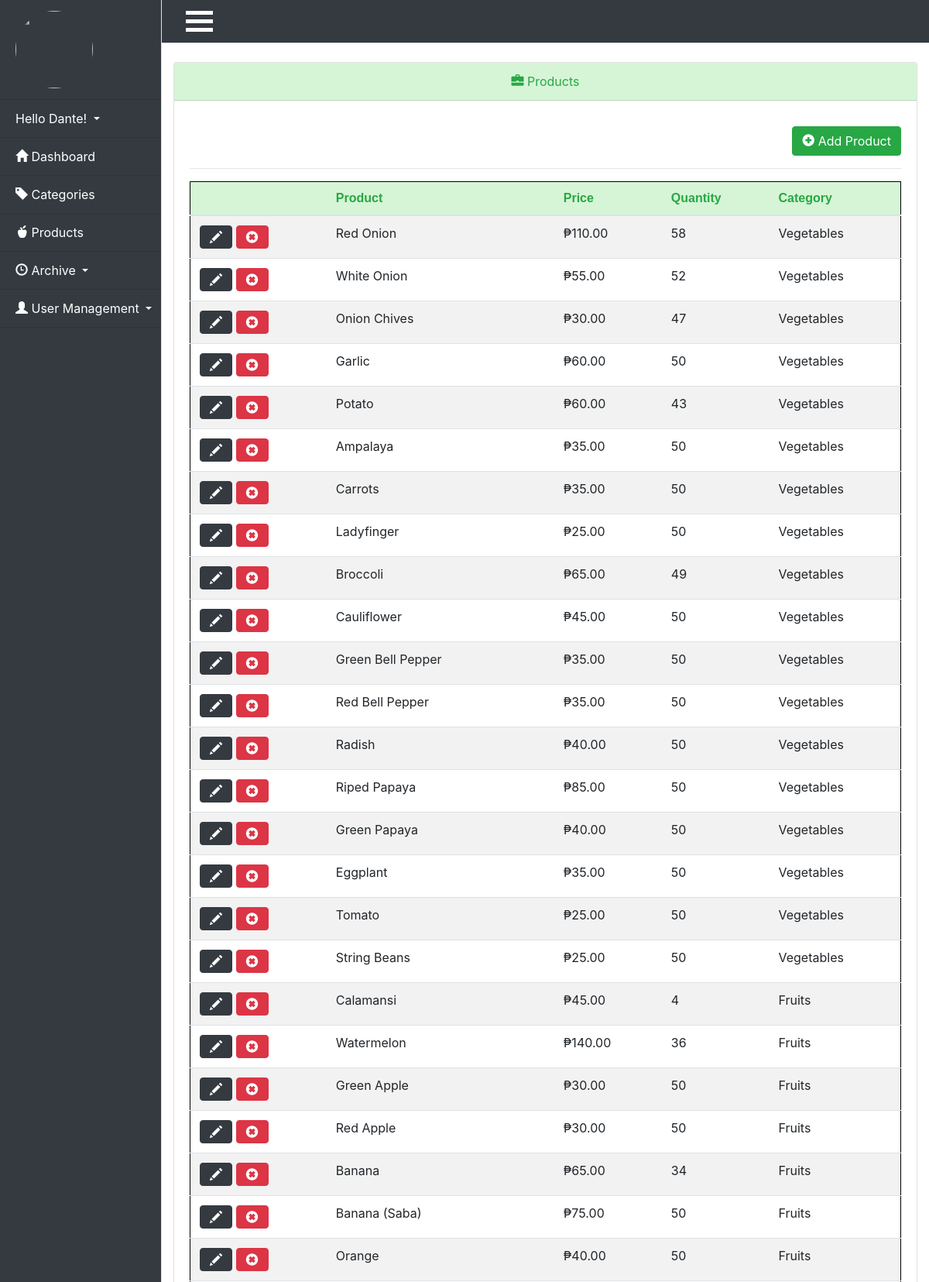
Page /Thesis/admin/products.php (signed in, upper part) on the committed database.
### tables this page shows
CREATE TABLE `products` (
  `Product_id` int(255) NOT NULL,
  `Product_name` varchar(255) NOT NULL,
  `Product_price` decimal(20,2) NOT NULL,
  `Product_origprice` decimal(20,2) NOT NULL,
  `Product_quantity` int(11) NOT NULL,
  `Product_category` int(11) NOT NULL,
  `Product_image` varchar(255) NOT NULL,
  `Product_description` text NOT NULL,
  `Product_tags` text NOT NULL,
  `Deleted` tinyint(4) NOT NULL DEFAULT '0'
);

CREATE TABLE `categories` (
  `Category_id` int(255) NOT NULL,
  `Category_name` varchar(255) NOT NULL
);

### Thesis/helpers/helpers.php (called while the page is built, shortened)
<?php
function prices($number){
  return '₱'.number_format($number,2);
}

### Thesis/admin/products.php (the view, shortened to what this page needs)
<?php
require_once $_SERVER['DOCUMENT_ROOT'].'/Thesis/system/initialize.php';
include 'includes/header.php';
include 'includes/sidebar.php';
$dbpath = '';
  $quantityx = 0;
if (isset($_GET['add']) || isset($_GET['edit'])){
  $catquery = $db->query("SELECT * FROM categories ORDER BY Category_name");
  $namex = ((isset($_POST['name']) && !empty($_POST['name']))?linis($_POST['name']):'');
  $category = ((isset($_POST['category']) && !empty($_POST['category']))?linis($_POST['category']):'');
  $oprice = ((isset($_POST['oprice']) && !empty($_POST['oprice']))?linis($_POST['oprice']):'');
  $price = ((isset($_POST['price']) && !empty($_POST['price']))?linis($_POST['price']):'');
  $description = ((isset($_POST['description']) && !empty($_POST['description']))?linis($_POST['description']):'');
  $quantity = ((isset($_POST['quantity']) && !empty($_POST['quantity']))?linis($_POST['quantity']):'');
  $tags = ((isset($_POST['tags']) && !empty($_POST['tags']))?linis($_POST['tags']):'');
  $saved_image = '';
  if(isset($_GET['edit'])){
    $edit_id = (int)$_GET['edit'];
    $productresults = $db->query("SELECT * FROM products WHERE Product_id='$edit_id'");
    $product = mysqli_fetch_assoc($productresults);
    if(isset($_GET['delete_image'])){
      $image_url = $_SERVER['DOCUMENT_ROOT'].$product['Product_image'];
      echo $image_url;
      unlink($image_url);
      $db->query("UPDATE products SET Product_image = '' WHERE Product_id = '$edit_id' ");
      header('Location: products.php?edit='.$edit_id);
    }
    $namex = ((isset($_POST['name']) && !empty($_POST['name']))?linis($_POST['name']):$product['Product_name']);
    $category = ((isset($_POST['category']) && !empty($_POST['category']))?linis($_POST['category']):$product['Product_category']);
    $oprice = ((isset($_POST['oprice']) && !empty($_POST['oprice']))?linis($_POST['oprice']):$product['Product_origprice']);
    $price = ((isset($_POST['price']) && !empty($_POST['price']))?linis($_POST['price']):$product['Product_price']);
    $description = ((isset($_POST['description']) && !empty($_POST['description']))?linis($_POST['description']):$product['Product_description']);
    $quantity = ((isset($_POST['quantity']) && !empty($_POST['quantity']))?linis($_POST['quantity']):'');
      $tags = ((isset($_POST['tags']) && !empty($_POST['tags']))?linis($_POST['tags']):$product['Product_tags']);
    $saved_image = (($product['Product_image'] != '')?$product['Product_image']:'');
    $dbpath = $saved_image;
  }
?>
<br>
<div class="container">
  <div class="row">
<div class="col-md-2">
</div>
<div class="col-md-8">
        <div class="card">
          <div class="card-header text-center text-success"><i class="glyphicon glyphicon-briefcase"></i> <?= ((isset($_GET['edit']))?'Edit Product <span class="text-danger"> ('.$product['Product_quantity'].' in stock)</span> ':'Add a new Product');?> </div>
<div class="card-body">
  <?php
  if (isset($_POST['submit'])){
    $category =linis($_POST['category']);
    $price = linis($_POST['price']);
    $oprice = linis($_POST['oprice']);
    $description = linis($_POST['description']);
    $quantity = linis($_POST['quantity']);
    $tags = linis($_POST['tags']);
    $errors = array();
    $required = array('name', 'category', 'oprice', 'price', 'quantity', 'description', 'tags');
    foreach ($required as $field) {
      if($_POST[$field] == ''){
        $errors[] = 'All field(s) with an asterisk are required.';
        break;
      }
    }
  if($_FILES['photo']['name'] != ''){
  $photo = $_FILES['photo'];
  $name = $photo['name'];
  $nameArray = explode('.',$name);
  $fileName = $nameArray[0];
  $fileExt = $nameArray[1];
  $mime = explode('/', $photo['type']);
  $mimeType = $mime[0];
  $mimeExt = $mime[1];
  $tmpLoc = $photo['tmp_name'];
  $fileSize = $photo['size'];
  $allowed = array('png', 'jpg', 'jpeg', 'gif');
  $uploadName = md5(microtime()).'.'.$fileExt;
  $uploadPath = BASEURL.'images/'.$uploadName;
  $dbpath = '/Thesis/images/'.$uploadName;
  if ($mimeType != 'image'){
    $errors[] = 'The file must be an image.';
  }
  if (!in_array($fileExt, $allowed)){
    $errors[] = 'The photo must be a png, jpg, jpeg, or gif';
  }
  if($fileSize > 25000000){
    $errors[] = 'The files size must be under 25mb';
  }
  }
  if(!empty($errors)){
  echo display_errors($errors);
  }else{
  if(!empty($_FILES)){
  move_uploaded_file($tmpLoc, $uploadPath);
  }
  $insertSql = "INSERT INTO products (Product_name, Product_origprice, Product_price, Product_quantity, Product_category, Product_image, Product_description, Product_tags)
   VALUES ('$namex','$oprice', '$price','$quantity','$category','$dbpath', '$description', '$tags')";
  if(isset($_GET['edit'])){
  $query = "SELECT * FROM products WHERE Product_id = '$edit_id' ";
  $subvar = $db->query($query);
  while($queryx =  mysqli_fetch_assoc($subvar)){
    $quantityx = $quantity + $queryx['Product_quantity'];
  }
  $insertSql = "UPDATE products SET Product_name = '$namex', Product_origprice = '$oprice', Product_price = '$price', Product_quantity='$quantityx', Product_category='$category', Product_image='$dbpath', Product_description='$description',  Product_tags='$tags' WHERE Product_id = '$edit_id' ";
  }
  $db->query($insertSql);
  $inserthistory = "INSERT INTO producttrans (Product_name, Product_quantity) VALUES ('$namex', '$quantity')";
  $db->query($inserthistory);
  header('Location: products.php');
  }
  }
   ?>
  <form action="products.php?<?php echo ((isset($_GET['edit'])?'edit='.$edit_id :'add=1'));?>" method="POST" enctype="multipart/form-data">
  <br>
<div class="row">
      <div class="form-group col-md-6">
        <label for="name">Product Name: </label>
        <input type="name" name="name" class="form-control" id="name" value="<?php echo $namex;?>">
      </div>
      <script>
      $('#name').keypress(function (e) {
              var regex = new RegExp("^[a-zA-Z ]+$");
              var str = String.fromCharCode(!e.charCode ? e.which : e.charCode);
              if (regex.test(str)) {
                  return true;
              }
              else
              {
              e.preventDefault();
              return false;
              }
          });
      </script>
      <div class="form-group col-md-6">
        <label for="category">Category:</label>
        <select class="form-control" id="category" name=category>
          <option value=""<?php echo (($category == '')?'selected':'')?>></option>
          <?php while($categoryold = mysqli_fetch_assoc($catquery)): ?>
            <option value="<?php echo $categoryold['Category_id'];?>"<?php echo (($category == $categoryold['Category_id'])?'selected':'')?>><?php echo $categoryold['Category_name'];?></option>
          <?php endwhile; ?>
        </select>
      </div>
      <div class="form-group col-md-4">
        <label for="oprice">Original Price: </label>
        <input type="text" name="oprice" class="form-control"  id="oprice" value="<?php echo $oprice?>" oninput="this.value = this.value.replace(/[^0-9.]/g, ''); this.value = this.value.replace(/(\..*)\./g, '$1');">
      </div>
      <div class="form-group col-md-4">
        <label for="price">Product Price: </label>
        <input type="text" name="price" class="form-control"  id="price" value="<?php echo $price?>" oninput="this.value = this.value.replace(/[^0-9.]/g, ''); this.value = this.value.replace(/(\..*)\./g, '$1');">
      </div>
      <div class="form-group col-md-4">
        <label for="quantity">Add/Reduce Quantity: </label>
        <input type="text" name="quantity" class="form-control"  id="quantity" value="<?php echo $quantity?>" oninput="this.value = this.value.replace(/[^0-9-]/g, ''); this.value = this.value.replace(/(\..*)\./g, '$1');">
      </div>
      <div class="form-group col-md-12">
          <label for="description">Product Description: </label>
          <textarea id="description" name="description" class="form-control" rows="6"><?php echo $description;?></textarea>
      </div>
      <div class="form-group col-md-12">
          <label for="tags">Tags: </label><br>
          <input type="text" name="tags" id="tags" class="form-control" value="<?php echo $tags;?>" data-role="tagsinput" />
      </div>
      <div class="form group col-md-6">
        <?php if($saved_image != ''): ?>
          <div class="saved-image"><img src="<?php echo $saved_image?>" alt="saved image">
            <br/>
            <br/>
            <a href="products.php?delete_image=1&edit=<?=$edit_id;?>" class="btn btn-danger">Delete Image</a>
            <br/>
            <br/>
          </div>
        <?php else: ?>
        <label for="photo">Product Image:</label>
        <input type="file" name="photo" id="photo" class="form-inline">
        <?php endif; ?>
      </div>
    </div>
</div>
<div class="card-footer text-right">
  <a href="products.php" class="btn btn-danger">Cancel</a>
  <button type="submit" name="submit" class="btn btn-success"><?= ((isset($_GET['edit']))?'<i class="glyphicon glyphicon-ok-sign"></i> Save changes': '  <i class="glyphicon glyphicon-plus-sign"></i> Add Product') ?></button>
</div>
  </form>
</div>
</div>
</div>
</div>
<br>
<script>
$('#tags').tagsinput({
  confirmKeys: [32]
});
</script>
<?php }
else{
$sql = "SELECT * FROM products WHERE Deleted = 0 ORDER BY Product_category";
$presults = $db->query($sql);
 ?>
 <br>
 <div class="container">
   <div class="row">
 <div class="col-md-12">
         <div class="card">
      <div class="card-header text-center text-success"><i class="glyphicon glyphicon-briefcase"></i> Products</div>
<br/>
  <div class="card-body">
    <br>
    <div class="row justify-content-end">
    <a href="products.php?add=1" class="btn btn-success" id="add-product-btn"><i class="glyphicon glyphicon-plus-sign "></i> Add Product</a>
  </div>
  <hr/>
  <div class="table-responsive">
<table class="table table-striped">
  <thead class="text-success">
    <th></th>
    <th>Product</th>
    <th>Price</th>
    <th>Quantity</th>
    <th>Category</th>
  </thead>
  <tbody>
    <?php while($product = mysqli_fetch_assoc($presults)):
      $categoryid = $product['Product_category'];
      $catsql = "SELECT * FROM categories WHERE Category_id ='$categoryid'";
      $result = $db->query($catsql);
      $catfinal = mysqli_fetch_assoc($result);
      ?>
      <tr>
          <td>
            <a href="products.php?edit=<?php echo $product['Product_id']?>" class="btn btn-xs btn-dark"><i class="glyphicon glyphicon-pencil"></i></a>
              <a href="products.php?delete=<?php echo $product['Product_id']?>" class="btn btn-xs btn-danger"><i class="glyphicon glyphicon-remove-sign"></i></a>
          </td>
          <td><?php echo $product['Product_name']?></td>
          <td><?php echo prices($product['Product_price'])?></td>
          <td><?php echo $product['Product_quantity']?></td>
          <td><?php echo $catfinal['Category_name']?></td>
    <?php endwhile; ?>
  </tbody>
</table>
</div>
</div>
</div>
</div>
</div>
</div>
<br>
<?php }
include 'includes/footer.php';

### Thesis/css/main.css (style rules this page uses)
html { margin:0; padding:0; height:100% }
body { margin:0; padding:0; height:100%; background-image: url("../images/newbackground.jpg"); background-size: 100vw 100vh; background-attachment: fixed; }
.table { margin: 0 auto; border: 1px solid black; }
.card-header { background-color: #d6f5d6; }
.table th { background-color: #d6f5d6; border: none; font-family: helvetica; }
#add-product-btn { margin-top: -35px; margin-right: 15px; }
body { overflow-x: hidden; }

### rows in the picture
products: Product_name "Red Onion", Product_price "₱110.00", Product_quantity "58", categories.Category_name "Vegetables"
products: Product_name "White Onion", Product_price "₱55.00", Product_quantity "52", categories.Category_name "Vegetables"
products: Product_name "Onion Chives", Product_price "₱30.00", Product_quantity "47", categories.Category_name "Vegetables"
products: Product_name "Garlic", Product_price "₱60.00", Product_quantity "50", categories.Category_name "Vegetables"
products: Product_name "Potato", Product_price "₱60.00", Product_quantity "43", categories.Category_name "Vegetables"
products: Product_name "Ampalaya", Product_price "₱35.00", Product_quantity "50", categories.Category_name "Vegetables"
products: Product_name "Carrots", Product_price "₱35.00", Product_quantity "50", categories.Category_name "Vegetables"
products: Product_name "Ladyfinger", Product_price "₱25.00", Product_quantity "50", categories.Category_name "Vegetables"
products: Product_name "Broccoli", Product_price "₱65.00", Product_quantity "49", categories.Category_name "Vegetables"
products: Product_name "Cauliflower", Product_price "₱45.00", Product_quantity "50", categories.Category_name "Vegetables"
products: Product_name "Green Bell Pepper", Product_price "₱35.00", Product_quantity "50", categories.Category_name "Vegetables"
products: Product_name "Red Bell Pepper", Product_price "₱35.00", Product_quantity "50", categories.Category_name "Vegetables"
products: Product_name "Radish", Product_price "₱40.00", Product_quantity "50", categories.Category_name "Vegetables"
products: Product_name "Riped Papaya", Product_price "₱85.00", Product_quantity "50", categories.Category_name "Vegetables"
products: Product_name "Green Papaya", Product_price "₱40.00", Product_quantity "50", categories.Category_name "Vegetables"
products: Product_name "Eggplant", Product_price "₱35.00", Product_quantity "50", categories.Category_name "Vegetables"
products: Product_name "Tomato", Product_price "₱25.00", Product_quantity "50", categories.Category_name "Vegetables"
products: Product_name "String Beans", Product_price "₱25.00", Product_quantity "50", categories.Category_name "Vegetables"
products: Product_name "Calamansi", Product_price "₱45.00", Product_quantity "4", categories.Category_name "Fruits"
products: Product_name "Watermelon", Product_price "₱140.00", Product_quantity "36", categories.Category_name "Fruits"
products: Product_name "Green Apple", Product_price "₱30.00", Product_quantity "50", categories.Category_name "Fruits"
products: Product_name "Red Apple", Product_price "₱30.00", Product_quantity "50", categories.Category_name "Fruits"
products: Product_name "Banana", Product_price "₱65.00", Product_quantity "34", categories.Category_name "Fruits"
products: Product_name "Banana (Saba)", Product_price "₱75.00", Product_quantity "50", categories.Category_name "Fruits"
products: Product_name "Orange", Product_price "₱40.00", Product_quantity "50", categories.Category_name "Fruits"

### other values in the picture
$user_data['first'] "Dante"
